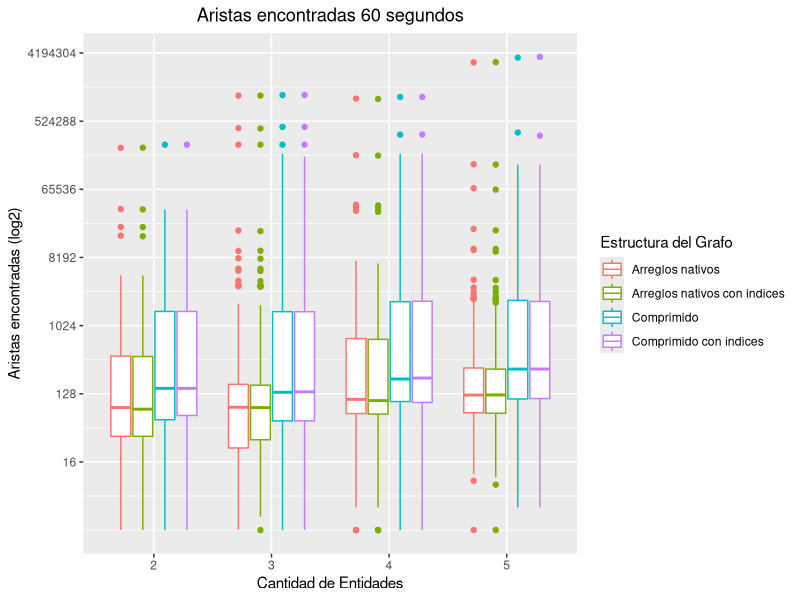
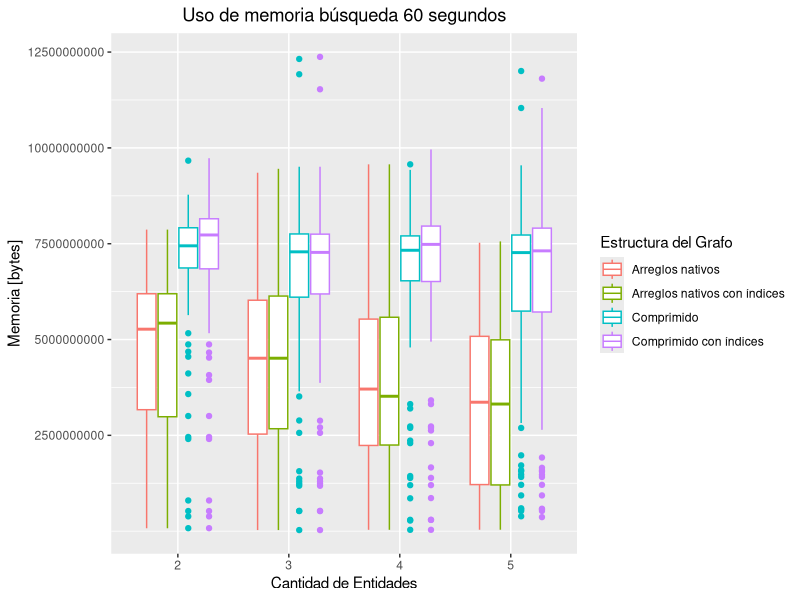
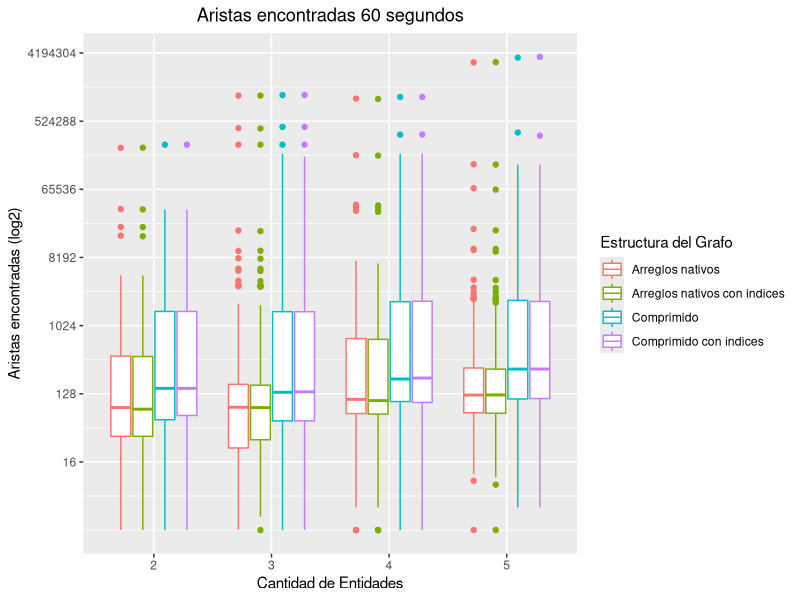
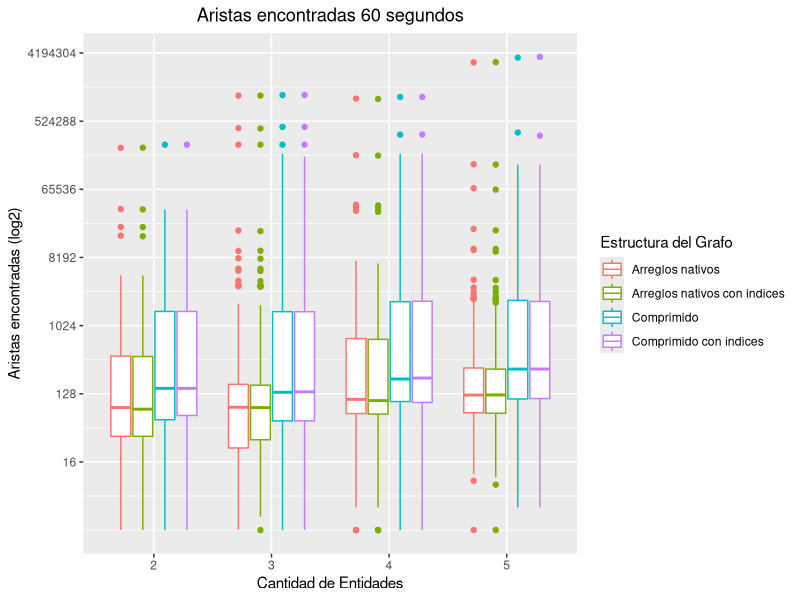
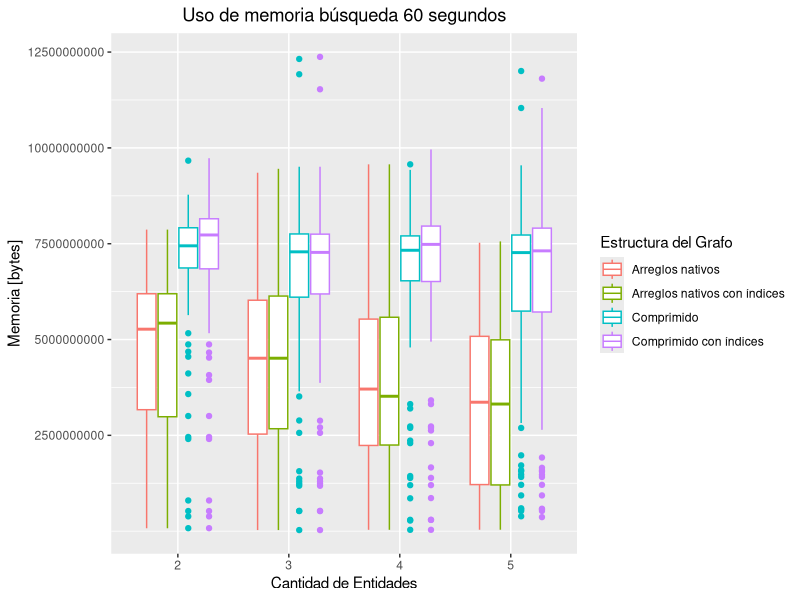
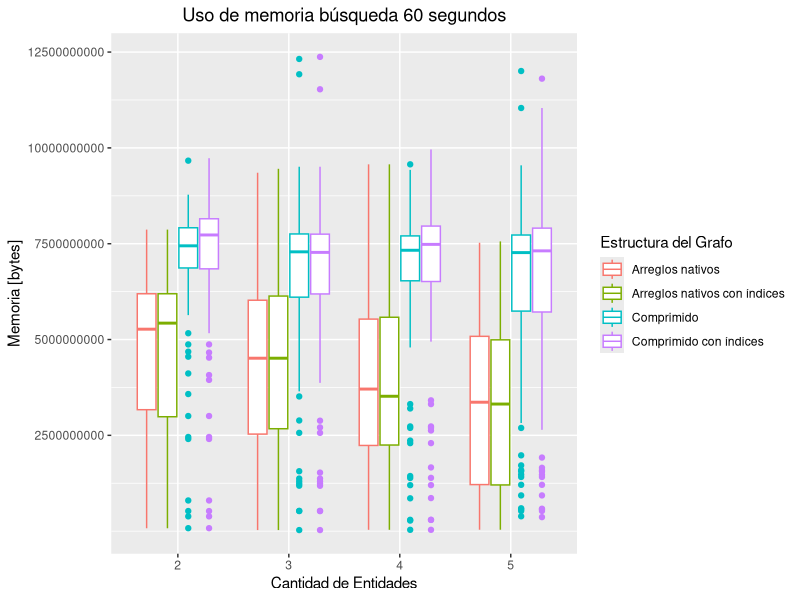

Write R code to recreate these figures, in order.
## ---- chunk 1
library(ggplot2)
## ---- chunk 2
tiemposBusquedaCamino <- read.csv("datos/TPF_OptMem.csv", sep = ";")
#tiemposBusquedaCamino <- read.csv("datos/comparacion.csv", sep = ";")
## ---- chunk 3
options(scipen = 999)
#tiemposBusquedaCamino$memMegaByte = tiemposBusquedaCamino$Memoria / 1000000
#tiemposBusquedaCamino$grupos = "pares"
tiemposBusquedaCamino$Estructura[tiemposBusquedaCamino$Estructura == "graphGt"] <- "Objetos de Java"
tiemposBusquedaCamino$Estructura[tiemposBusquedaCamino$Estructura == "graphComp"] <- "Comprimido con índices"
tiemposBusquedaCamino$Estructura[tiemposBusquedaCamino$Estructura == "graphCompDense"] <- "Comprimido"
tiemposBusquedaCamino$Estructura[tiemposBusquedaCamino$Estructura == "graphNativeFull"] <- "Arreglos nativos con índices"
tiemposBusquedaCamino$Estructura[tiemposBusquedaCamino$Estructura == "graphNativeFullDense"] <- "Arreglos nativos"

tiemposBusquedaCamino$Grupos[tiemposBusquedaCamino$Grupos == "penta"] <- "5"
tiemposBusquedaCamino$Grupos[tiemposBusquedaCamino$Grupos == "cuadra"] <- "4"
tiemposBusquedaCamino$Grupos[tiemposBusquedaCamino$Grupos == "triple"] <- "3"
tiemposBusquedaCamino$Grupos[tiemposBusquedaCamino$Grupos == "double"] <- "2"
## ---- chunk 4
ggplot(tiemposBusquedaCamino, aes(x=Grupos, y=Aristas, color=Estructura)) + #fill=Estructura

  geom_boxplot() +

  labs(title= "Aristas encontradas 60 segundos",
       color = "Estructura del Grafo",
       y = "Aristas encontradas (log2)",
       x = "Cantidad de Entidades") +
  #
  theme(plot.title = element_text(hjust = 0.5)) +
  #+ theme(axis.text.x = element_text(angle = 90, hjust = 1, vjust = 0.5))
  scale_y_continuous(trans='log2', breaks = c(2^4, 2^7,2^10,2^13,2^16,2^19,2^22))
# c(1000, 1000000, 1000000000)

ggsave(plot = last_plot(), filename = "export/4_TiempoBusquedaCaminos.png", width=8, height=5, dpi=300)
ggsave(plot = last_plot(), filename = "export/4_TiempoBusquedaCaminos.pdf", width=8, height=5, dpi=300)



# width=4, height=4, dpi=300
## ---- chunk 5

ggplot(tiemposBusquedaCamino, aes(x=Grupos, y=Memoria, color=Estructura)) + #fill=Estructura

  geom_boxplot() +

  labs(title= "Uso de memoria búsqueda 60 segundos",
       color = "Estructura del Grafo",
       y = "Memoria [bytes]",
       x = "Cantidad de Entidades") +
  #
  theme(plot.title = element_text(hjust = 0.5)) +
  #+ theme(axis.text.x = element_text(angle = 90, hjust = 1, vjust = 0.5))
  #scale_y_continuous(trans='log2')#, breaks = c(2,4,8,16,32,64,128,256,512,1024,2048,4096))
  scale_y_continuous(breaks = c(2500000000,5000000000,7500000000,10000000000,12500000000,15000000000,17500000000))


ggsave(plot = last_plot(), filename = "export/4_MemoriaBusquedaCaminos.png", width=8, height=5, dpi=300)
ggsave(plot = last_plot(), filename = "export/4_MemoriaBusquedaCaminos.pdf", width=8, height=5, dpi=300)

# width=4, height=4, dpi=300
